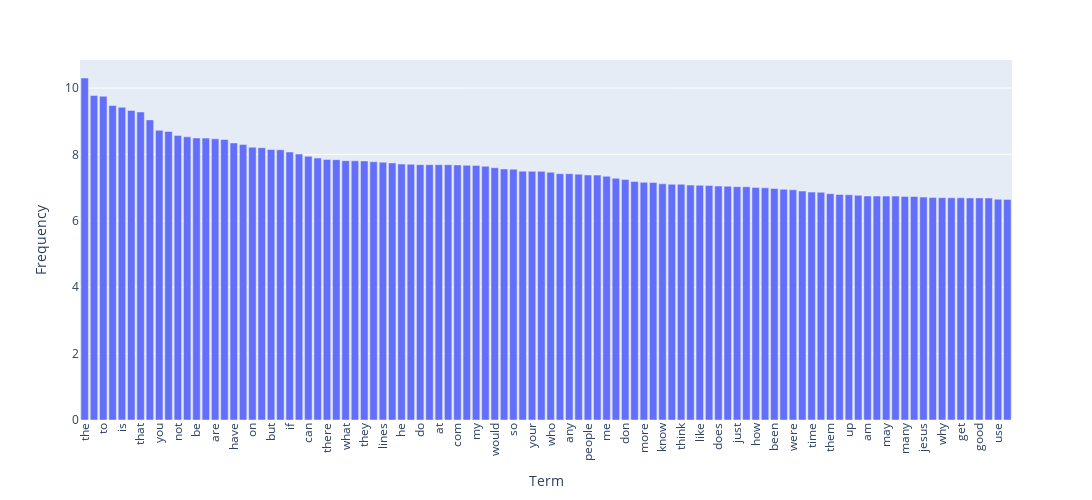

Notebook source saved alongside this figure:
### Markdown cell above
### >>> **Exercise 15 (take home):** 
You can copy the code from the previous exercise and change the 'term_frequencies' variable for the 'term_frequencies_log', comment about the differences that you observe and talk about other possible insights that we can get from a log distribution.

### Code cell
# Answer here
import plotly.express as px
import pandas as pd
import numpy as np
import math

# 計算所有詞彙的頻率
term_frequencies = np.asarray(X_counts.sum(axis=0))[0]

# 取得前 100 個高頻詞的索引
top_n = 100
top_term_indices = np.argsort(term_frequencies)[-top_n:]
top_term_indices = top_term_indices[::-1]  # 反轉順序，使之從高到低

# 選擇高頻詞及其頻率
terms = count_vect.get_feature_names_out()[top_term_indices]
frequencies = term_frequencies[top_term_indices]

term_frequencies_log = [math.log(i) for i in frequencies]

# 將資料轉為 DataFrame 格式
df_plotly = pd.DataFrame({'Term': terms, 'Frequency': term_frequencies_log})

# 使用 Plotly 創建交互式條形圖
fig = px.bar(df_plotly, x='Term', y='Frequency',
             labels={'Term': 'Term', 'Frequency': 'Frequency'}, height=500, width=1200)

# 設定 X 軸標籤旋轉角度，使詞語不重疊
fig.update_layout(xaxis_tickangle=-90)

# 顯示圖表
fig.show()

# 頻率範圍縮小：
# 在原始的 term_frequencies 中，最高頻的詞可能會壓制低頻詞，導致低頻詞的條形難以區分。
# 使用 log 後，頻率範圍被壓縮，使得低頻詞也能夠在圖表中更清晰地顯示。

### Figure 1 — Plotly figure (JSON) as saved in the notebook; plotly's stock layout.template omitted (floating-point values rounded to 4 significant figures)
{"data": [{"alignmentgroup": "True", "hovertemplate": "Term=%{x}<br>Frequency=%{y}<extra></extra>", "legendgroup": "", "marker": {"color": "#636efa", "pattern": {"shape": ""}}, "name": "", "offsetgroup": "", "orientation": "v", "showlegend": false, "textposition": "auto", "type": "bar", "x": ["the", "of", "to", "and", "is", "in", "that", "it", "you", "for", "not", "this", "be", "from", "are", "edu", "have", "as", "on", "with", "but", "or", "if", "was", "can", "we", "there", "by", "what", "subject", "they", "an", "lines", "one", "he", "god", "do", "organization", "at", "re", "com", "about", "my", "all", "would", "will", "so", "some", "your", "no", "who", "has", "any", "writes", "people", "which", "me", "article", "don", "his", "more", "other", "know", "when", "think", "their", "like", "university", "does", "out", "just", "only", "how", "also", "been", "than", "were", "then", "time", "because", "them", "posting", "up", "had", "am", "should", "may", "these", "many", "say", "jesus", "see", "why", "us", "get", "very", "good", "believe", "use", "such"], "xaxis": "x", "y": [10.3, 9.779, 9.754, 9.474, 9.421, 9.326, 9.28, 9.042, 8.725, 8.693, 8.573, 8.53, 8.497, 8.492, 8.47, 8.45, 8.347, 8.298, 8.219, 8.204, 8.147, 8.141, 8.073, 8.013, 7.944, 7.891, 7.846, 7.843, 7.813, 7.81, 7.803, 7.78, 7.763, 7.746, 7.711, 7.703, 7.693, 7.693, 7.692, 7.69, 7.683, 7.672, 7.67, 7.646, 7.601, 7.563, 7.556, 7.497, 7.492, 7.491, 7.463, 7.421, 7.42, 7.405, 7.38, 7.377, 7.341, 7.281, 7.244, 7.184, 7.159, 7.153, 7.115, 7.102, 7.101, 7.077, 7.071, 7.065, 7.048, 7.041, 7.03, 7.027, 7.003, 6.994, 6.974, 6.952, 6.935, 6.897, 6.866, 6.859, 6.818, 6.793, 6.786, 6.768, 6.748, 6.746, 6.745, 6.745, 6.735, 6.733, 6.715, 6.702, 6.698, 6.695, 6.692, 6.691, 6.691, 6.688, 6.649, 6.641], "yaxis": "y"}], "layout": {"barmode": "relative", "height": 500, "legend": {"tracegroupgap": 0}, "margin": {"t": 60}, "width": 1200, "xaxis": {"anchor": "y", "domain": [0, 1], "tickangle": -90, "title": {"text": "Term"}}, "yaxis": {"anchor": "x", "domain": [0, 1], "title": {"text": "Frequency"}}}}
